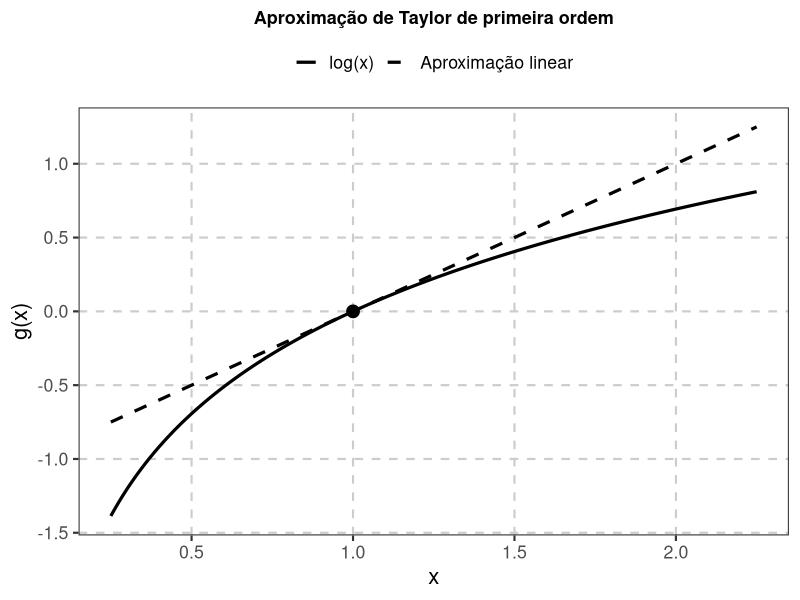
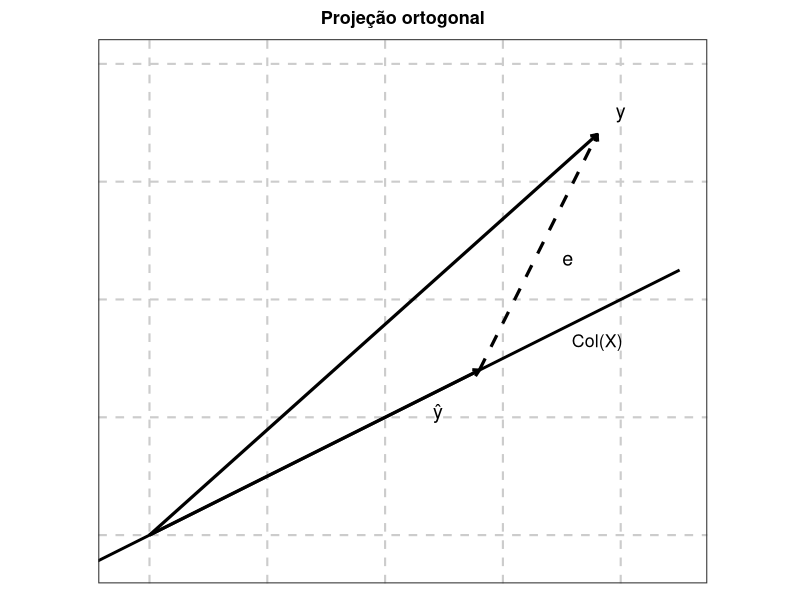
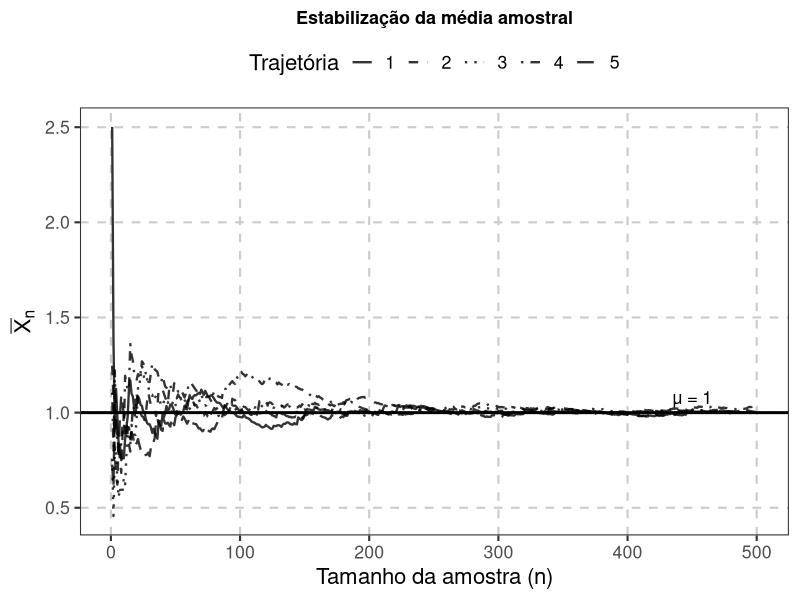
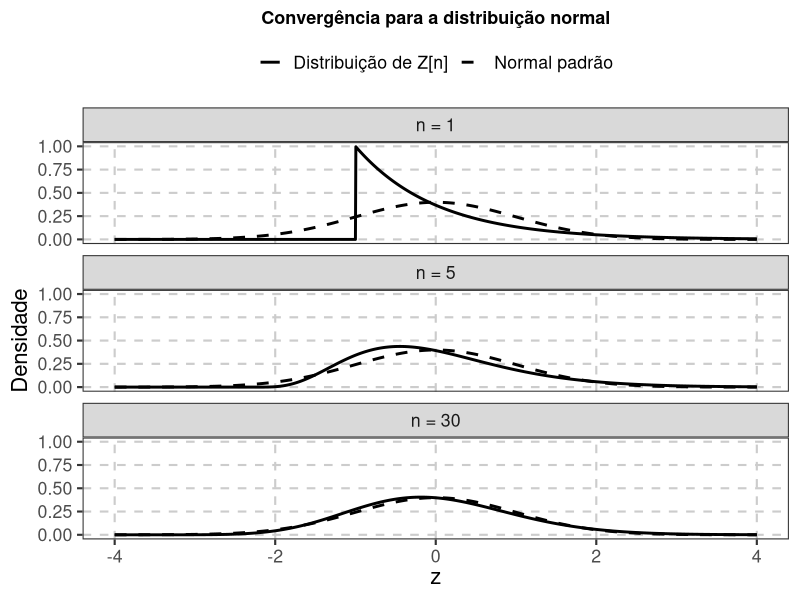
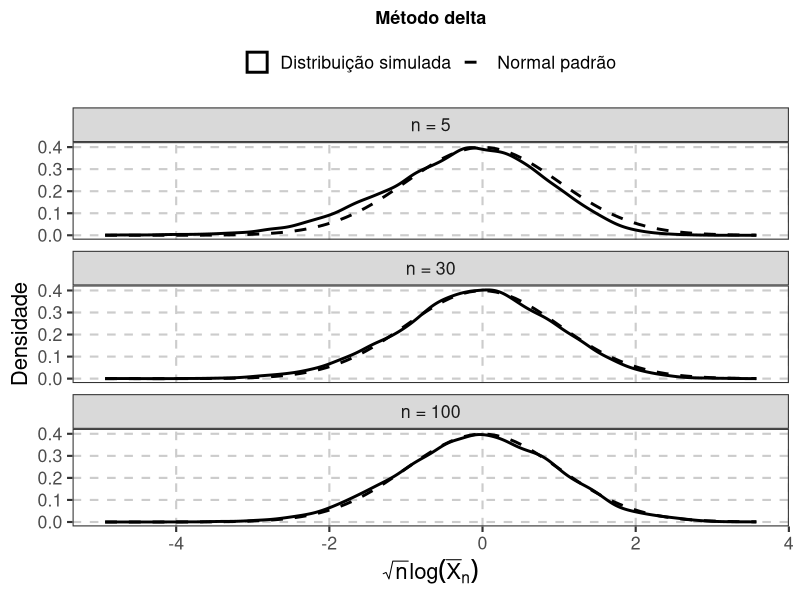

Reproduce these figures in R, in order.
## ---- chunk 1
#| echo: false
#| include: false

library(ggplot2)
library(dplyr)
library(tidyr)
library(patchwork)

tema_matematico <- theme_bw(base_size = 16) +
  theme(
    plot.title = element_text(
      size = 13,
      face = "bold",
      hjust = 0.5
    ),
    legend.position = "top",
    panel.grid.major = element_line(
      color = "gray80",
      linetype = "dashed"
    ),
    panel.grid.minor = element_blank()
  )
## ---- chunk 2
#| label: fig-taylor-log
#| echo: false
#| fig-width: 6
#| fig-height: 5
#| fig-align: center
#| fig-cap: "Função logarítmica e sua aproximação de Taylor de primeira ordem em torno de a=1."
#| warning: false
#| message: false

dados_taylor <- tibble(
  x = seq(0.25, 2.25, length.out = 1000)
) |>
  mutate(
    funcao = log(x),
    aproximacao = x - 1
  ) |>
  pivot_longer(
    cols = c(funcao, aproximacao),
    names_to = "tipo",
    values_to = "y"
  ) |>
  mutate(
    tipo = factor(
      tipo,
      levels = c("funcao", "aproximacao"),
      labels = c(
        "log(x)",
        "Aproximação linear"
      )
    )
  )

ggplot(
  dados_taylor,
  aes(
    x = x,
    y = y,
    linetype = tipo
  )
) +
  geom_line(linewidth = 1.1) +
  geom_point(
    data = tibble(
      x = 1,
      y = 0
    ),
    aes(
      x = x,
      y = y
    ),
    inherit.aes = FALSE,
    size = 4
  ) +
  scale_linetype_manual(
    values = c("solid", "dashed")
  ) +
  labs(
    title = "Aproximação de Taylor de primeira ordem",
    x = "x",
    y = "g(x)",
    linetype = NULL
  ) +
  tema_matematico
## ---- chunk 3
#| label: fig-projecao-ortogonal
#| echo: false
#| fig-width: 6
#| fig-height: 5
#| fig-align: center
#| fig-cap: "Representação geométrica de uma projeção ortogonal: o vetor y é decomposto na projeção y sobre um subespaço e no resíduo ortogonal e."
#| warning: false
#| message: false

origem <- tibble(
  x = 0,
  y = 0
)

vetores <- tibble(
  tipo = c(
    "y",
    "y_hat",
    "e"
  ),
  x0 = c(
    0,
    0,
    2.8
  ),
  y0 = c(
    0,
    0,
    1.4
  ),
  x1 = c(
    3.8,
    2.8,
    3.8
  ),
  y1 = c(
    3.4,
    1.4,
    3.4
  )
)

subespaco <- tibble(
  x = c(-0.5, 4.5),
  y = c(-0.25, 2.25)
)

ggplot() +
  geom_line(
    data = subespaco,
    aes(
      x = x,
      y = y
    ),
    linewidth = 1
  ) +
  geom_segment(
    data = vetores,
    aes(
      x = x0,
      y = y0,
      xend = x1,
      yend = y1,
      linetype = tipo
    ),
    linewidth = 1.1,
    arrow = arrow(
      length = unit(0.18, "cm")
    )
  ) +
  annotate(
    "text",
    x = 4,
    y = 3.6,
    label = "y",
    size = 5
  ) +
  annotate(
    "text",
    x = 2.45,
    y = 1.05,
    label = "ŷ",
    size = 5
  ) +
  annotate(
    "text",
    x = 3.55,
    y = 2.35,
    label = "e",
    size = 5
  ) +
  annotate(
    "text",
    x = 3.8,
    y = 1.65,
    label = "Col(X)",
    size = 4.5
  ) +
  coord_equal(
    xlim = c(-0.2, 4.5),
    ylim = c(-0.2, 4)
  ) +
  scale_linetype_manual(
    values = c(
      "e" = "dashed",
      "y" = "solid",
      "y_hat" = "solid"
    ),
    guide = "none"
  ) +
  labs(
    title = "Projeção ortogonal",
    x = NULL,
    y = NULL
  ) +
  tema_matematico +
  theme(
    axis.text = element_blank(),
    axis.ticks = element_blank(),
    panel.grid = element_blank()
  )
## ---- chunk 4
#| label: fig-lgfn-media-amostral
#| echo: false
#| fig-width: 6
#| fig-height: 6
#| fig-align: center
#| fig-cap: "Trajetórias de médias acumuladas de amostras exponenciais com média mu=1. As médias amostrais tendem a se estabilizar em torno da média populacional à medida que n aumenta."
#| warning: false
#| message: false

set.seed(1234)

n_max <- 500
n_traj <- 5

dados_lgfn <- tidyr::crossing(
  trajetoria = factor(1:n_traj),
  n = 1:n_max
) |>
  group_by(trajetoria) |>
  mutate(
    X = rexp(
      n_max,
      rate = 1
    ),
    media = cummean(X)
  ) |>
  ungroup()

ggplot(
  dados_lgfn,
  aes(
    x = n,
    y = media,
    group = trajetoria,
    linetype = trajetoria
  )
) +
  geom_line(
    linewidth = 0.8,
    alpha = 0.8
  ) +
  geom_hline(
    yintercept = 1,
    linewidth = 1
  ) +
  annotate(
    "text",
    x = 450,
    y = 1.08,
    label = "\u03bc = 1",
    size = 4.5
  ) +
  scale_linetype_manual(
    values = c(
      "solid",
      "dashed",
      "dotted",
      "dotdash",
      "longdash"
    )
  ) +
  labs(
    title = "Estabilização da média amostral",
    x = "Tamanho da amostra (n)",
    y = expression(bar(X)[n]),
    linetype = "Trajetória"
  ) +
  tema_matematico
## ---- chunk 5
#| label: fig-tcl-exponencial
#| echo: false
#| fig-width: 6
#| fig-height: 10
#| fig-align: center
#| fig-cap: "Densidade da média exponencial padronizada para diferentes tamanhos de amostra e densidade da distribuição normal padrão."
#| warning: false
#| message: false

ns <- c(1, 5, 30)

z <- seq(-4, 4, length.out = 1500)

dados_tcl <- tidyr::crossing(
  z = z,
  n = ns
) |>
  mutate(
    s = n + sqrt(n) * z,
    densidade = if_else(
      s > 0,
      sqrt(n) *
        dgamma(
          s,
          shape = n,
          rate = 1
        ),
      0
    ),
    normal = dnorm(z),
    n = factor(
      n,
      levels = ns,
      labels = c(
        "n = 1",
        "n = 5",
        "n = 30"
      )
    )
  )

ggplot(
  dados_tcl,
  aes(
    x = z
  )
) +
  geom_line(
    aes(
      y = densidade,
      linetype = "Distribuição de Z[n]"
    ),
    linewidth = 1
  ) +
  geom_line(
    aes(
      y = normal,
      linetype = "Normal padrão"
    ),
    linewidth = 1
  ) +
  facet_wrap(
    ~ n,
    ncol = 1
  ) +
  scale_linetype_manual(
    values = c(
      "Distribuição de Z[n]" = "solid",
      "Normal padrão" = "dashed"
    )
  ) +
  labs(
    title = "Convergência para a distribuição normal",
    x = expression(z),
    y = "Densidade",
    linetype = NULL
  ) +
  tema_matematico
## ---- chunk 6
#| label: fig-metodo-delta
#| echo: false
#| fig-width: 6
#| fig-height: 10
#| fig-align: center
#| fig-cap: "Distribuição simulada para amostras exponenciais e densidade normal padrão prevista pelo método delta."
#| warning: false
#| message: false

set.seed(1234)

ns <- c(5, 30, 100)
B <- 10000

dados_delta <- bind_rows(
  lapply(
    ns,
    function(n) {
      amostras <- matrix(
        rexp(
          B * n,
          rate = 1
        ),
        nrow = B,
        ncol = n
      )

      medias <- rowMeans(amostras)

      tibble(
        n = n,
        z = sqrt(n) * log(medias)
      )
    }
  )
) |>
  mutate(
    n = factor(
      n,
      levels = ns,
      labels = c(
        "n = 5",
        "n = 30",
        "n = 100"
      )
    )
  )

ggplot(
  dados_delta,
  aes(
    x = z
  )
) +
  geom_density(
    aes(
      linetype = "Distribuição simulada"
    ),
    linewidth = 1
  ) +
  stat_function(
    fun = dnorm,
    aes(
      linetype = "Normal padrão"
    ),
    linewidth = 1
  ) +
  facet_wrap(
    ~ n,
    ncol = 1
  ) +
  scale_linetype_manual(
    values = c(
      "Distribuição simulada" = "solid",
      "Normal padrão" = "dashed"
    )
  ) +
  labs(
    title = "Método delta",
    x = expression(
      sqrt(n) * log(bar(X)[n])
    ),
    y = "Densidade",
    linetype = NULL
  ) +
  tema_matematico
